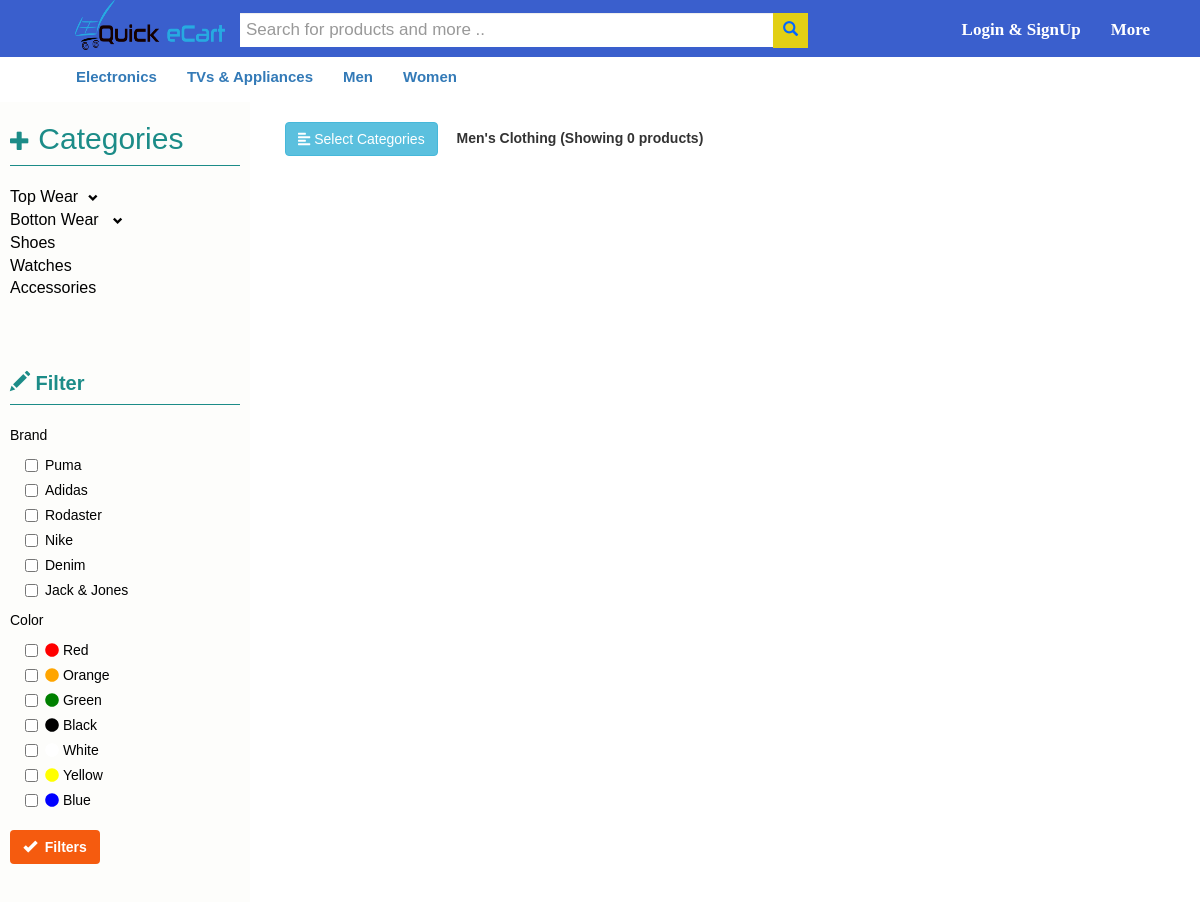
Page /mens_wear_product/Blazzers/ on the earlier database version.
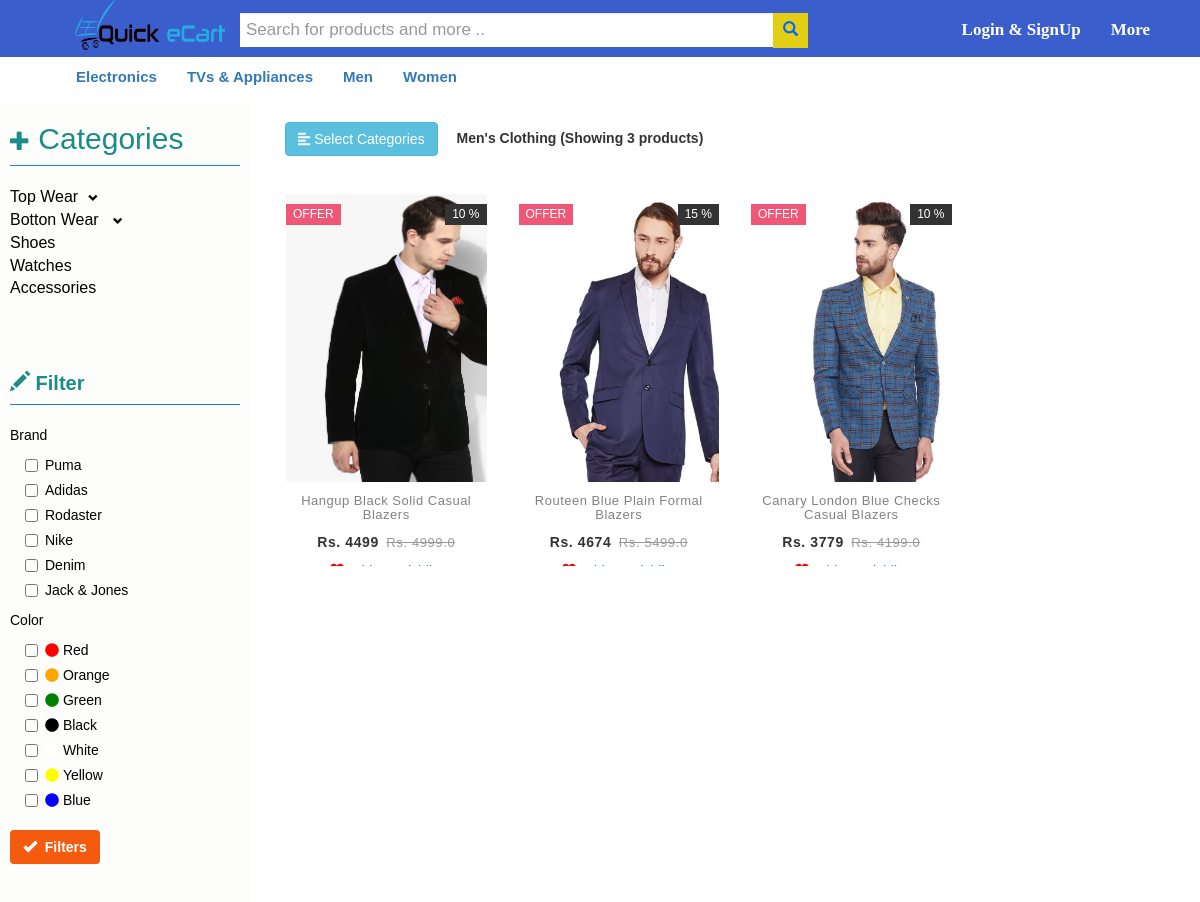
Same page on the later database version.
### product/models.py (models this page shows, shortened)
class Clothing(models.Model):
    product = models.ForeignKey(Product,on_delete=models.CASCADE,null=False)
    category = models.CharField(max_length = 150,null=False)
    sub_category = models.CharField(('Sub Category'),max_length = 150,null=False)
    description = models.TextField(null=False)
    GENDER_CHOICES = (
                     ('M', 'Male'),
                     ('F', 'Female'),
                     ('K','Kids')
                    )
    gender = models.CharField('Gender',choices=GENDER_CHOICES,max_length=1,null=True,blank=True)
    brand = models.CharField(max_length = 150,null=True,blank=True)
    size = models.CharField(max_length = 150,null=True,blank=True,help_text=('Please enter size like - M,S,L etc'))
    color = models.CharField(max_length = 150,null=True,blank=True,help_text=('Please enter brand like - Red,brown etc'))

class Product(models.Model):
    name = models.CharField(max_length = 150)
    price = models.FloatField(null=False)
    offer = models.IntegerField(default=0)
    emi_discount = models.FloatField(default=0)
    card_discount = models.FloatField(default=0)
    avaiable_stock = models.IntegerField(default=10)
    visited = models.IntegerField(default=0)
    like = models.IntegerField(default=0)
    dislike = models.IntegerField(default=0)
    product_image1 = models.ImageField(null=True,blank=True)
    product_image2 = models.ImageField(null=True,blank=True)
    '''
    def save(self,**kwargs):
        super().save()

        img1 = Image.open(self.product_image1.path)
        img2 = Image.open(self.product_image2.path)

        if img1.height > 300 or img1.width > 250:
            if img1.height > 300 and img1.width < 250:
                output_size = (300,img1.width)
            elif(img1.height < 300 and img1.width > 250):
                output_size = (img1.height,250)
                img1.thumbnail(output_size)
                img1.save(self.product_image1.path)
            else:
                output_size = (300,250)
            img1.thumbnail(output_size)
            img1.save(self.product_image1.path)

        if img2.height > 300 or img2.width > 250:
            if img2.height > 300 and img2.width < 250:
                output_size = (300,img2.width)

            elif(img2.height < 300 and img2.width > 250):
                output_size = (img2.height,250)
            else:
                output_size = (300,250)
            img2.thumbnail(output_size)
            img2.save(self.product_image2.path)
    '''

### product/views.py (the view, shortened to what this page needs)
# urls.py: url('^mens_wear_product/(?P<wear_category>[a-zA-Z0-9@#$&-]+)/$',views.mens_wear_product,name="mens_wear_product"),
def mens_wear_product(request,wear_category):
    print(wear_category)
    products = Clothing.objects.filter(gender = 'M', category__icontains = wear_category)
    context = {'products':products
                }
    return render(request,'product/mens_product.html',context=context)

### product/templatetags/app_filter.py (called while the page is built)
@register.filter(name = 'get_discounted_price')
def get_discounted_price(price,offer):
    discounted_price = round((price - (price*offer)/100))
    return discounted_price

### product/templates/product/mens_product.html (shortened to what the changed rows need)
{% extends 'product/base.html' %}
{% load staticfiles %}
{% load app_filter %}
{% block body %}
<div class="wrapper">
    <nav id="sidebar" style="background-color: #FDFDFB">
		<br>
        <br>
        <br>
        <form action="#" method="POST" role="form">
        	<h1 style="margin-left:10px;font-size:20px;font-weight:bold;color:#1C8C88"><span class="glyphicon glyphicon-pencil" style="font-size:20px"></span>&nbspFilter</h1>
        	<br>
        </form>
    </nav>
    <div class="container" style="margin-left:20px">
		 <br>
         <button type="button" id="sidebarCollapse" class="btn btn-info">
             <i class="fas fa-align-left"></i>
             <span>Select Categories</span>
         </button>
		 <p style="display:inline-block;margin-left:15px;font-weight:bold;font-size:18px0">Men's Clothing (Showing {{ products.count }} products)</p>
    	 <br>
    	 <br>
    	 <div class="row">
    	 		{% for product in products %}
    	 			<div class="col-md-3" style="margin-top:15px">
			            <div class="product-grid" >
			                <div class="product-image">
			                    <a href="{% url 'product:product_detail' product.product.id %}">
			                        <img class="pic-1" width="250" height="300" src="{{ product.product.product_image1.url }}">
			                    </a>
			                    {% if product.product.offer > 0 %}
				                    <span class="product-new-label">Offer</span>
				                    <span class="product-discount-label">{{ product.product.offer }} %</span>
				                {% endif %}
			                </div>
			                <div class="product-content" >
			                    <h3 class="title"><a href="#">{{ product.product.name }}</a></h3>
			                    {% if product.product.offer > 0 %}
				                    <div class="price">Rs. {{ product.product.price|get_discounted_price:product.product.offer }}
				                        <span>Rs. {{ product.product.price }}</span>
				                    </div>
				                {% else %}
				                	<div class="price">Rs. {{ product.product.price|floatformat }}</div>
				                {% endif %}
			                    <a href="{% url 'usercart:add_to_wishlist' product.product.id %}"><i class="fa fa-heart" style="color:red"></i>&nbspAdd To Wishlist</a>
			                </div>
			            </div>
			        </div>
    	 		{% endfor %}
    	 </div>
    </div>
</div>
{% endblock %}

Differences in the rows shown:
added Clothing: product.product_image1 (picture), product.offer "10", product.name "Hangup Black Solid Casual Blazers", product.price|get_discounted_price "4499", product.price "4999.0"
added Clothing: product.product_image1 (picture), product.offer "15", product.name "Routeen Blue Plain Formal Blazers", product.price|get_discounted_price "4674", product.price "5499.0"
added Clothing: product.product_image1 (picture), product.offer "10", product.name "Canary London Blue Checks Casual Blazers", product.price|get_discounted_price "3779", product.price "4199.0"
Other differences:
{{ products.count }}: "0" → "3"
